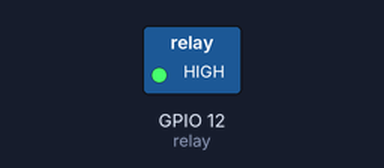
This sketch was run on a simulated ESP8266 (NodeMCU). Parts: switched loads named in the sketch (green lamp = pin HIGH). WiFi joins after 1.5 s; servers stay silent unless stated; what the sketch prints to the serial monitor is not drawn.

Above: at 2.7 s.
At 4.7 s:
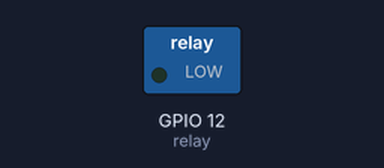
Timing chart, 0 to 7.5 s (numbered marks = the images above):
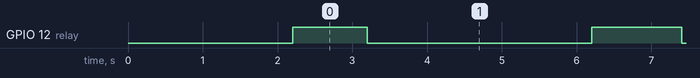

The sketch:

lock.ino
```cpp
#include <ESP8266WiFi.h>
#include <ESP8266HTTPClient.h>
#include <WiFiClient.h>

const char* ssid = "vivo2015";
const char* pass = "ansh2205";

const int relay = 12;


const String url = "http://192.168.137.1:5999/ai";

void setup() {
  // put your setup code here, to run once:
  pinMode(relay, OUTPUT);

  Serial.begin(9600);


  WiFi.begin(ssid, pass);

  Serial.print("Connecting");
  while (WiFi.status() != WL_CONNECTED) {
    Serial.print(".");
    delay(1000);
  }
  Serial.println("Connected!");


}

void loop() {
  // put your main code here, to run repeatedly:
  if (WiFi.status() == WL_CONNECTED) {
    // Serial.println("hdgshdf");
    HTTPClient http;
    WiFiClient client;

    http.begin(client, url);
    int resCode = http.GET();

    if (resCode) {
    digitalWrite(relay, HIGH);
  delay(1000);
  Serial.println("dhgiushdv");
  digitalWrite(relay, LOW);
  delay(3000);
  Serial.println("ushdv");

  digitalWrite(relay, HIGH);

    }

    http.end();
  }
}
```

Measured:
- by itself, GPIO 12 (relay): repeats every 4.2 s: LOW 3.0 s, HIGH 1.2 s
